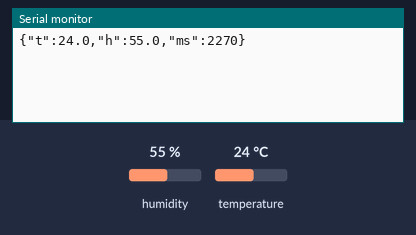
The sketch below on a simulated Arduino Uno, built with avr-gcc and run on an emulated ATmega328P. Parts: the last lines printed to the serial monitor. Inputs (shaded band) come from the test bench; at power-on: humidity 55 %, temperature 24 °C.

Above: at 3.0 s.
3.1 s: humidity set to 22 %
4.6 s: temperature set to 12 °C
At 5.5 s:
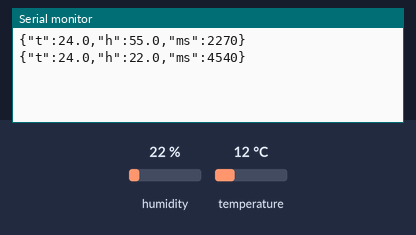
6.1 s: humidity set to 40 %
At 7.4 s:
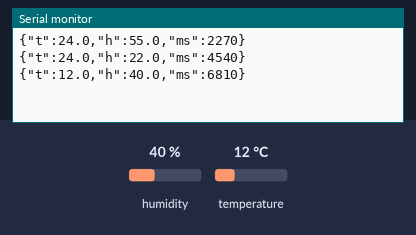
Timing chart, 0 to 9.1 s (numbered marks = the images above; inputs shaded):
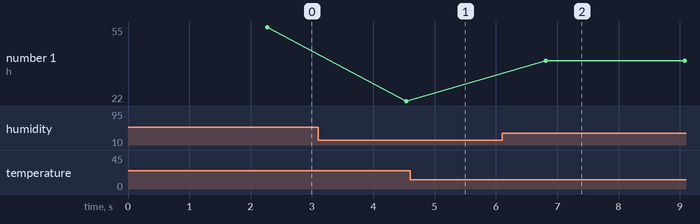

The sketch:

heatwatch_dht.ino
```cpp
// HeatWatch sensor sketch
// Reads a DHT11 once per second and prints one JSON line per reading:
//   {"t":24.0,"h":45.0,"ms":12345}
// If the sensor stops answering, prints {"error":"sensor_timeout"} every 10 s.
// Requires the Elegoo "DHT_nonblocking" library (dht_nonblocking.h).

#include "dht_nonblocking.h"

#define DHT_SENSOR_TYPE DHT_TYPE_11   // change to DHT_TYPE_22 for a DHT22

static const int DHT_SENSOR_PIN = 2;
static const unsigned long BAUD_RATE           = 9600;   // pick the same rate in the dashboard
static const unsigned long MEASURE_INTERVAL_MS = 1000ul; // DHT11 max ~1 Hz; use 2000ul for a DHT22
static const unsigned long STALE_AFTER_MS      = 10000ul;

DHT_nonblocking dht_sensor(DHT_SENSOR_PIN, DHT_SENSOR_TYPE);

void setup() {
  Serial.begin(BAUD_RATE);
}

static bool measure_environment(float *temperature, float *humidity) {
  static unsigned long measurement_timestamp = millis();
  if (millis() - measurement_timestamp > MEASURE_INTERVAL_MS) {
    if (dht_sensor.measure(temperature, humidity)) {
      measurement_timestamp = millis();
      return true;
    }
  }
  return false;
}

void loop() {
  static unsigned long lastGood = millis();
  static unsigned long lastErr  = 0;
  float t, h;

  if (measure_environment(&t, &h)) {
    lastGood = millis();
    Serial.print(F("{\"t\":"));  Serial.print(t, 1);
    Serial.print(F(",\"h\":"));  Serial.print(h, 1);
    Serial.print(F(",\"ms\":")); Serial.print(millis());
    Serial.println(F("}"));
  } else if (millis() - lastGood > STALE_AFTER_MS &&
             millis() - lastErr  > STALE_AFTER_MS) {
    lastErr = millis();
    Serial.println(F("{\"error\":\"sensor_timeout\"}"));
  }
}
```

Measured:
- after the input at 6.1 s, the serial monitor: prints a new line after 0.71 s (image 2)
- plotted number 1: 55 → 22 after the input at 3.1 s, 22 → 40 after the input at 6.1 s
